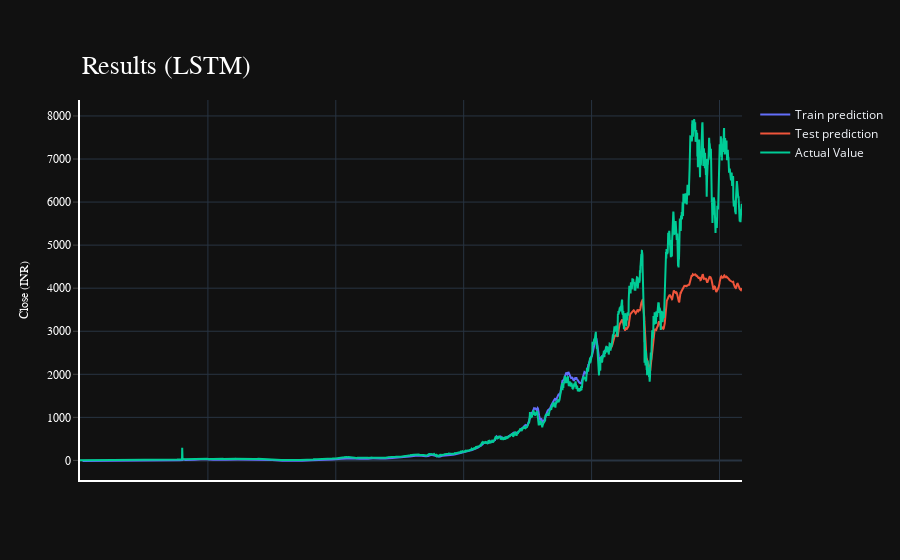

The code cell stored with this chart in its notebook:
### Code cell
import plotly.express as px
import plotly.graph_objects as go

fig = go.Figure()
fig.add_trace(go.Scatter(go.Scatter(x=result.index, y=result[0],
                    mode='lines',
                    name='Train prediction')))
fig.add_trace(go.Scatter(x=result.index, y=result[1],
                    mode='lines',
                    name='Test prediction'))
fig.add_trace(go.Scatter(go.Scatter(x=result.index, y=result[2],
                    mode='lines',
                    name='Actual Value')))
fig.update_layout(
    xaxis=dict(
        showline=True,
        showgrid=True,
        showticklabels=False,
        linecolor='white',
        linewidth=2
    ),
    yaxis=dict(
        title_text='Close (INR)',
        titlefont=dict(
            family='Rockwell',
            size=12,
            color='white',
        ),
        showline=True,
        showgrid=True,
        showticklabels=True,
        linecolor='white',
        linewidth=2,
        ticks='outside',
        tickfont=dict(
            family='Rockwell',
            size=12,
            color='white',
        ),
    ),
    showlegend=True,
    template = 'plotly_dark'

)



annotations = []
annotations.append(dict(xref='paper', yref='paper', x=0.0, y=1.05,
                              xanchor='left', yanchor='bottom',
                              text='Results (LSTM)',
                              font=dict(family='Rockwell',
                                        size=26,
                                        color='white'),
                              showarrow=False))
fig.update_layout(annotations=annotations)

fig.show()

### Figure 1 — Plotly figure (JSON) as saved in the notebook; plotly's stock layout.template omitted (floating-point values rounded to 4 significant figures; data arrays with more than 128 entries replaced by an {"elided": "..."} marker saying what was removed)
{"data": [{"mode": "lines", "name": "Train prediction", "type": "scatter", "x": {"elided": "5177 int values"}, "y": {"elided": "5177 float values"}}, {"mode": "lines", "name": "Test prediction", "type": "scatter", "x": {"elided": "5177 int values"}, "y": {"elided": "5177 float values"}}, {"mode": "lines", "name": "Actual Value", "type": "scatter", "x": {"elided": "5177 int values"}, "y": {"elided": "5177 float values"}}], "layout": {"annotations": [{"font": {"color": "white", "family": "Rockwell", "size": 26}, "showarrow": false, "text": "Results (LSTM)", "x": 0, "xanchor": "left", "xref": "paper", "y": 1.05, "yanchor": "bottom", "yref": "paper"}], "showlegend": true, "xaxis": {"linecolor": "white", "linewidth": 2, "showgrid": true, "showline": true, "showticklabels": false}, "yaxis": {"linecolor": "white", "linewidth": 2, "showgrid": true, "showline": true, "showticklabels": true, "tickfont": {"color": "white", "family": "Rockwell", "size": 12}, "ticks": "outside", "title": {"font": {"color": "white", "family": "Rockwell", "size": 12}, "text": "Close (INR)"}}}}
